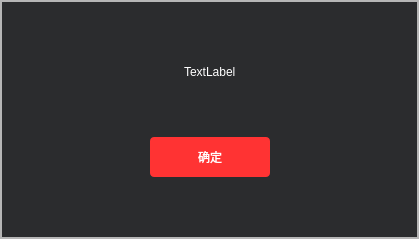
<?xml version="1.0" encoding="UTF-8"?>
<ui version="4.0">
 <class>LoadingWdg</class>
 <widget class="QWidget" name="LoadingWdg">
  <property name="geometry">
   <rect>
    <x>0</x>
    <y>0</y>
    <width>419</width>
    <height>239</height>
   </rect>
  </property>
  <property name="windowTitle">
   <string>提示</string>
  </property>
  <property name="styleSheet">
   <string notr="true">background-color: rgb(182, 182, 182);</string>
  </property>
  <layout class="QVBoxLayout" name="verticalLayout">
   <property name="spacing">
    <number>0</number>
   </property>
   <property name="leftMargin">
    <number>2</number>
   </property>
   <property name="topMargin">
    <number>2</number>
   </property>
   <property name="rightMargin">
    <number>2</number>
   </property>
   <property name="bottomMargin">
    <number>2</number>
   </property>
   <item>
    <widget class="QWidget" name="widget" native="true">
     <property name="styleSheet">
      <string notr="true">background-color: rgb(43, 44, 46);</string>
     </property>
     <layout class="QVBoxLayout" name="verticalLayout_2">
      <item>
       <spacer name="verticalSpacer">
        <property name="orientation">
         <enum>Qt::Vertical</enum>
        </property>
        <property name="sizeHint" stdset="0">
         <size>
          <width>20</width>
          <height>40</height>
         </size>
        </property>
       </spacer>
      </item>
      <item>
       <layout class="QHBoxLayout" name="horizontalLayout">
        <item>
         <spacer name="horizontalSpacer">
          <property name="orientation">
           <enum>Qt::Horizontal</enum>
          </property>
          <property name="sizeHint" stdset="0">
           <size>
            <width>40</width>
            <height>20</height>
           </size>
          </property>
         </spacer>
        </item>
        <item>
         <widget class="QLabel" name="label">
          <property name="styleSheet">
           <string notr="true">color: rgb(255, 255, 255);</string>
          </property>
          <property name="text">
           <string>TextLabel</string>
          </property>
         </widget>
        </item>
        <item>
         <spacer name="horizontalSpacer_2">
          <property name="orientation">
           <enum>Qt::Horizontal</enum>
          </property>
          <property name="sizeHint" stdset="0">
           <size>
            <width>40</width>
            <height>20</height>
           </size>
          </property>
         </spacer>
        </item>
       </layout>
      </item>
      <item>
       <spacer name="verticalSpacer_3">
        <property name="orientation">
         <enum>Qt::Vertical</enum>
        </property>
        <property name="sizeHint" stdset="0">
         <size>
          <width>20</width>
          <height>40</height>
         </size>
        </property>
       </spacer>
      </item>
      <item>
       <layout class="QHBoxLayout" name="horizontalLayout_2">
        <item>
         <spacer name="horizontalSpacer_3">
          <property name="orientation">
           <enum>Qt::Horizontal</enum>
          </property>
          <property name="sizeHint" stdset="0">
           <size>
            <width>40</width>
            <height>20</height>
           </size>
          </property>
         </spacer>
        </item>
        <item>
         <widget class="QPushButton" name="pushButton">
          <property name="minimumSize">
           <size>
            <width>120</width>
            <height>40</height>
           </size>
          </property>
          <property name="maximumSize">
           <size>
            <width>120</width>
            <height>40</height>
           </size>
          </property>
          <property name="styleSheet">
           <string notr="true">QPushButton#pushButton{	
background-color: rgb(255, 51, 51);
	color: rgb(255, 255, 255);
	border:0px;
	border-radius:4px;
}
</string>
          </property>
          <property name="text">
           <string>确定</string>
          </property>
         </widget>
        </item>
        <item>
         <spacer name="horizontalSpacer_4">
          <property name="orientation">
           <enum>Qt::Horizontal</enum>
          </property>
          <property name="sizeHint" stdset="0">
           <size>
            <width>40</width>
            <height>20</height>
           </size>
          </property>
         </spacer>
        </item>
       </layout>
      </item>
      <item>
       <spacer name="verticalSpacer_2">
        <property name="orientation">
         <enum>Qt::Vertical</enum>
        </property>
        <property name="sizeHint" stdset="0">
         <size>
          <width>20</width>
          <height>40</height>
         </size>
        </property>
       </spacer>
      </item>
     </layout>
    </widget>
   </item>
  </layout>
 </widget>
 <layoutdefault spacing="6" margin="11"/>
 <resources>
  <include location="VLive.qrc"/>
 </resources>
 <connections/>
</ui>
